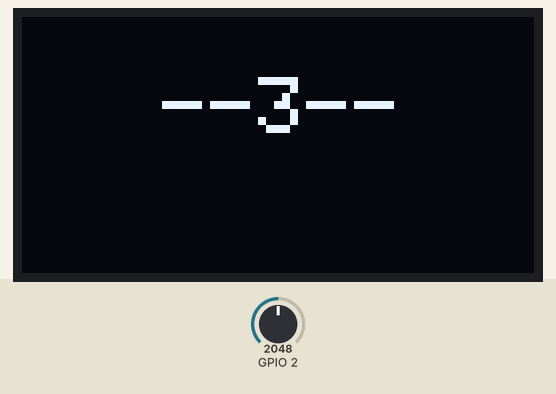
A program run on a simulated Seeed XIAO ESP32-C3. Shown: 128×64 one-colour display. The inputs (shaded band) are chosen by the test bench; at power-on: GPIO 2 = 2048. What the program prints to the serial monitor is not drawn.

Above: at 1.1 s.
At 5.3 s:
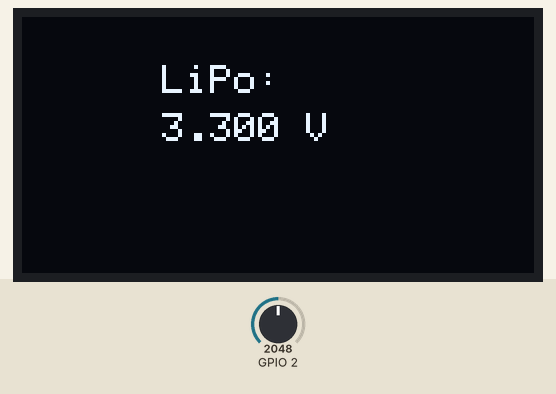
5.4 s: GPIO 2 set to 2866
At 6.1 s:
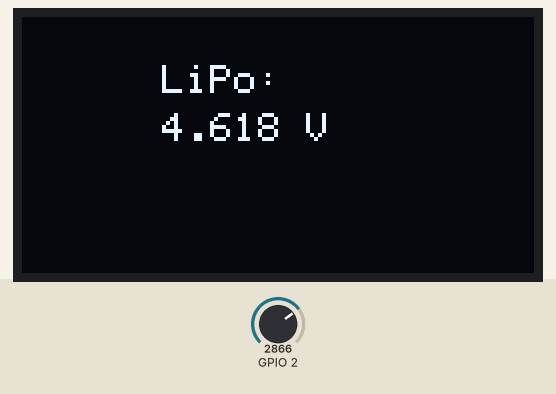
7.1 s: GPIO 2 set to 3603
At 7.5 s:
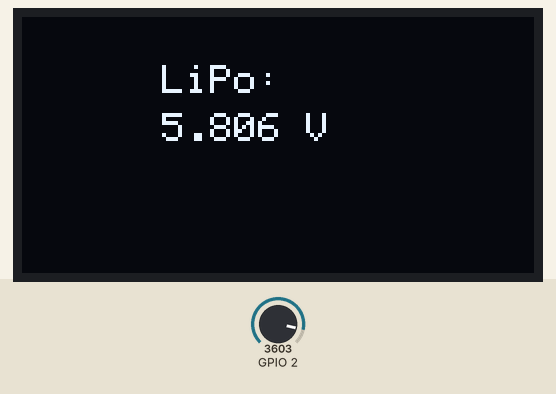
8.6 s: GPIO 2 set to 4095
At 10.0 s:
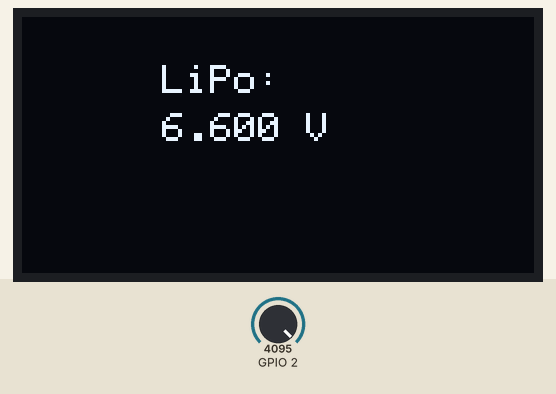
Timing chart, 0 to 11.6 s (numbered marks = the images above; inputs shaded):
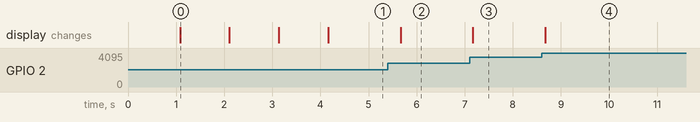

The program:

main.cpp
```cpp
/*
        _          _ ______ _____ _____
       (_)        | |  ____|  __ \_   _|
  _ __  ___  _____| | |__  | |  | || |
 | '_ \| \ \/ / _ \ |  __| | |  | || |
 | |_) | |>  <  __/ | |____| |__| || |_
 | .__/|_/_/\_\___|_|______|_____/_____|
 | |
 |_|

www.pixeledi.eu | https://linktr.ee/pixeledi
ESP32 XIAO Battery Voltage | V1.0 | 04.2023

https://forum.seeedstudio.com/t/battery-voltage-monitor-and-ad-conversion-for-xiao-esp32c/267535

*/

#include <Arduino.h>
#include <Adafruit_GFX.h>
#include <Adafruit_SSD1306.h>

unsigned long millisBattery = 0;
float Vbattf = 0;

#define OLED_RESET 4
Adafruit_SSD1306 display(OLED_RESET);

void showReady()
{
  for (int i = 0; i < 4; i++)
  {
    display.clearDisplay();
    display.setTextSize(2);
    display.setTextColor(SSD1306_WHITE);
    display.setCursor(35, 15);
    if (i == 0)
      display.print("READY");
    else if (i == 1)
      display.print("--3--");
    else if (i == 2)
      display.print("--2--");
    else if (i == 3)
      display.print("--1--");

    display.display();
    delay(1000);
  }
}

void readBatteryVoltage()
{
  if (millis() - millisBattery > (300 * 1))
  {
    millisBattery = millis();

    uint32_t Vbatt = 0;
    for (int i = 0; i < 13; i++)
    {
      Vbatt = Vbatt + analogReadMilliVolts(A0);
    }
    // voltage divider actual with 2x 100kOhm to A0
    // results in Voltage / 2
    // get rid of the spikes ->for loop with 16
    // calculate voltage
    Vbattf = 2 * Vbatt / 13 / 1000.0;

    Serial.println(Vbattf, 3);

    display.clearDisplay();
    display.setTextSize(1);
    display.setTextColor(SSD1306_WHITE);

    display.setCursor(35, 12);
    display.print("LiPo:");

    display.setCursor(35, 24);

    display.print(String(Vbattf,3));
    display.print(" V");

    display.display();
  }
}

void setup()
{
  Serial.begin(115200);

  display.begin(SSD1306_SWITCHCAPVCC, 0x3C);
  display.clearDisplay();
  showReady();
}

void loop()
{
  readBatteryVoltage();
}
```

Measured:
- after the input at 5.4 s, the display: changes after 0.26 s (image 2)
- after the input at 7.1 s, the display: changes after 0.07 s (image 3)
- after the input at 8.6 s, the display: changes after 0.08 s (image 4)
- what the display in image 0 shows lasts 1.0 s, from 1.1 s to 2.1 s
